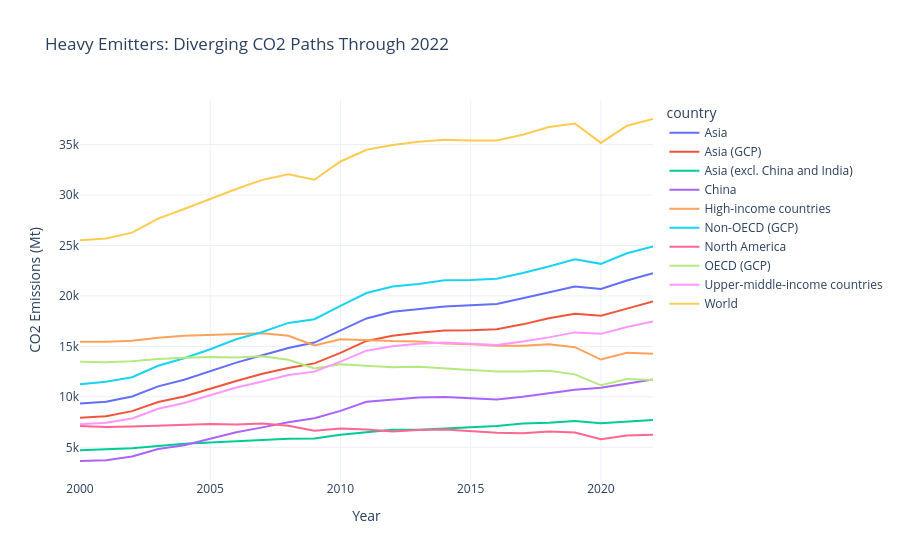

Notebook source saved alongside this figure:
### Markdown cell above
### Chart 1. Heavy Emitters Follow Different Decarbonization Regimes
Observed pattern: The largest emitters separate into countries with early flattening and countries that remain structurally carbon-intensive.
WHY: Divergence reflects policy timing (carbon pricing, coal phase-down, efficiency rules), power-sector fuel mix, and industrial composition.
IMPLICATION: SDG 13 outcomes depend disproportionately on whether a small group of high-volume emitters commits to structural transition rather than incremental efficiency only.

### Code cell
top10_emitters = latest_df.nlargest(10, 'co2')['country'].tolist()
line1 = df[df['country'].isin(top10_emitters)]

fig = px.line(
    line1,
    x='year', y='co2', color='country',
    title=f'Heavy Emitters: Diverging CO2 Paths Through {latest_year}',
    labels={'co2': 'CO2 Emissions (Mt)', 'year': 'Year'}
)
fig.update_layout(template='plotly_white', height=560)
fig.show()

### Figure 1 — Plotly figure (JSON) as saved in the notebook; plotly's stock layout.template omitted (floating-point values rounded to 4 significant figures)
{"data": [{"hovertemplate": "country=Asia<br>Year=%{x}<br>CO2 Emissions (Mt)=%{y}<extra></extra>", "legendgroup": "Asia", "line": {"color": "#636efa", "dash": "solid"}, "marker": {"symbol": "circle"}, "mode": "lines", "name": "Asia", "orientation": "v", "showlegend": true, "type": "scatter", "x": [2000, 2001, 2002, 2003, 2004, 2005, 2006, 2007, 2008, 2009, 2010, 2011, 2012, 2013, 2014, 2015, 2016, 2017, 2018, 2019, 2020, 2021, 2022], "xaxis": "x", "y": [9331.0, 9518.0, 10030.0, 11040.0, 11690.0, 12550.0, 13390.0, 14120.0, 14840.0, 15380.0, 16540.0, 17770.0, 18440.0, 18690.0, 18960.0, 19070.0, 19200.0, 19780.0, 20370.0, 20930.0, 20690.0, 21520.0, 22240.0], "yaxis": "y"}, {"hovertemplate": "country=Asia (GCP)<br>Year=%{x}<br>CO2 Emissions (Mt)=%{y}<extra></extra>", "legendgroup": "Asia (GCP)", "line": {"color": "#EF553B", "dash": "solid"}, "marker": {"symbol": "circle"}, "mode": "lines", "name": "Asia (GCP)", "orientation": "v", "showlegend": true, "type": "scatter", "x": [2000, 2001, 2002, 2003, 2004, 2005, 2006, 2007, 2008, 2009, 2010, 2011, 2012, 2013, 2014, 2015, 2016, 2017, 2018, 2019, 2020, 2021, 2022], "xaxis": "x", "y": [7927.0, 8079.0, 8584.0, 9492.0, 10040.0, 10830.0, 11560.0, 12280.0, 12860.0, 13320.0, 14360.0, 15540.0, 16060.0, 16350.0, 16580.0, 16610.0, 16690.0, 17180.0, 17780.0, 18220.0, 18050.0, 18740.0, 19460.0], "yaxis": "y"}, {"hovertemplate": "country=Asia (excl. China and India)<br>Year=%{x}<br>CO2 Emissions (Mt)=%{y}<extra></extra>", "legendgroup": "Asia (excl. China and India)", "line": {"color": "#00cc96", "dash": "solid"}, "marker": {"symbol": "circle"}, "mode": "lines", "name": "Asia (excl. China and India)", "orientation": "v", "showlegend": true, "type": "scatter", "x": [2000, 2001, 2002, 2003, 2004, 2005, 2006, 2007, 2008, 2009, 2010, 2011, 2012, 2013, 2014, 2015, 2016, 2017, 2018, 2019, 2020, 2021, 2022], "xaxis": "x", "y": [4700.0, 4793.0, 4903.0, 5133.0, 5343.0, 5470.0, 5611.0, 5750.0, 5860.0, 5883.0, 6248.0, 6483.0, 6744.0, 6748.0, 6837.0, 6981.0, 7102.0, 7350.0, 7424.0, 7602.0, 7373.0, 7560.0, 7695.0], "yaxis": "y"}, {"hovertemplate": "country=China<br>Year=%{x}<br>CO2 Emissions (Mt)=%{y}<extra></extra>", "legendgroup": "China", "line": {"color": "#ab63fa", "dash": "solid"}, "marker": {"symbol": "circle"}, "mode": "lines", "name": "China", "orientation": "v", "showlegend": true, "type": "scatter", "x": [2000, 2001, 2002, 2003, 2004, 2005, 2006, 2007, 2008, 2009, 2010, 2011, 2012, 2013, 2014, 2015, 2016, 2017, 2018, 2019, 2020, 2021, 2022], "xaxis": "x", "y": [3644.0, 3724.0, 4098.0, 4835.0, 5211.0, 5882.0, 6486.0, 6975.0, 7492.0, 7881.0, 8610.0, 9520.0, 9767.0, 9942.0, 9976.0, 9858.0, 9748.0, 10000.0, 10350.0, 10710.0, 10900.0, 11280.0, 11710.0], "yaxis": "y"}, {"hovertemplate": "country=High-income countries<br>Year=%{x}<br>CO2 Emissions (Mt)=%{y}<extra></extra>", "legendgroup": "High-income countries", "line": {"color": "#FFA15A", "dash": "solid"}, "marker": {"symbol": "circle"}, "mode": "lines", "name": "High-income countries", "orientation": "v", "showlegend": true, "type": "scatter", "x": [2000, 2001, 2002, 2003, 2004, 2005, 2006, 2007, 2008, 2009, 2010, 2011, 2012, 2013, 2014, 2015, 2016, 2017, 2018, 2019, 2020, 2021, 2022], "xaxis": "x", "y": [15460.0, 15470.0, 15560.0, 15850.0, 16050.0, 16130.0, 16190.0, 16310.0, 16050.0, 15090.0, 15710.0, 15610.0, 15520.0, 15490.0, 15290.0, 15220.0, 15070.0, 15070.0, 15200.0, 14920.0, 13690.0, 14370.0, 14270.0], "yaxis": "y"}, {"hovertemplate": "country=Non-OECD (GCP)<br>Year=%{x}<br>CO2 Emissions (Mt)=%{y}<extra></extra>", "legendgroup": "Non-OECD (GCP)", "line": {"color": "#19d3f3", "dash": "solid"}, "marker": {"symbol": "circle"}, "mode": "lines", "name": "Non-OECD (GCP)", "orientation": "v", "showlegend": true, "type": "scatter", "x": [2000, 2001, 2002, 2003, 2004, 2005, 2006, 2007, 2008, 2009, 2010, 2011, 2012, 2013, 2014, 2015, 2016, 2017, 2018, 2019, 2020, 2021, 2022], "xaxis": "x", "y": [11240.0, 11490.0, 11950.0, 13080.0, 13820.0, 14720.0, 15710.0, 16430.0, 17330.0, 17700.0, 19020.0, 20290.0, 20930.0, 21180.0, 21550.0, 21580.0, 21700.0, 22270.0, 22920.0, 23620.0, 23180.0, 24230.0, 24900.0], "yaxis": "y"}, {"hovertemplate": "country=North America<br>Year=%{x}<br>CO2 Emissions (Mt)=%{y}<extra></extra>", "legendgroup": "North America", "line": {"color": "#FF6692", "dash": "solid"}, "marker": {"symbol": "circle"}, "mode": "lines", "name": "North America", "orientation": "v", "showlegend": true, "type": "scatter", "x": [2000, 2001, 2002, 2003, 2004, 2005, 2006, 2007, 2008, 2009, 2010, 2011, 2012, 2013, 2014, 2015, 2016, 2017, 2018, 2019, 2020, 2021, 2022], "xaxis": "x", "y": [7112.0, 7005.0, 7062.0, 7171.0, 7270.0, 7313.0, 7249.0, 7353.0, 7133.0, 6653.0, 6852.0, 6757.0, 6566.0, 6709.0, 6755.0, 6593.0, 6454.0, 6397.0, 6576.0, 6463.0, 5798.0, 6177.0, 6236.0], "yaxis": "y"}, {"hovertemplate": "country=OECD (GCP)<br>Year=%{x}<br>CO2 Emissions (Mt)=%{y}<extra></extra>", "legendgroup": "OECD (GCP)", "line": {"color": "#B6E880", "dash": "solid"}, "marker": {"symbol": "circle"}, "mode": "lines", "name": "OECD (GCP)", "orientation": "v", "showlegend": true, "type": "scatter", "x": [2000, 2001, 2002, 2003, 2004, 2005, 2006, 2007, 2008, 2009, 2010, 2011, 2012, 2013, 2014, 2015, 2016, 2017, 2018, 2019, 2020, 2021, 2022], "xaxis": "x", "y": [13490.0, 13420.0, 13520.0, 13750.0, 13880.0, 13940.0, 13890.0, 14020.0, 13670.0, 12800.0, 13230.0, 13090.0, 12930.0, 12990.0, 12800.0, 12670.0, 12520.0, 12500.0, 12580.0, 12230.0, 11140.0, 11760.0, 11660.0], "yaxis": "y"}, {"hovertemplate": "country=Upper-middle-income countries<br>Year=%{x}<br>CO2 Emissions (Mt)=%{y}<extra></extra>", "legendgroup": "Upper-middle-income countries", "line": {"color": "#FF97FF", "dash": "solid"}, "marker": {"symbol": "circle"}, "mode": "lines", "name": "Upper-middle-income countries", "orientation": "v", "showlegend": true, "type": "scatter", "x": [2000, 2001, 2002, 2003, 2004, 2005, 2006, 2007, 2008, 2009, 2010, 2011, 2012, 2013, 2014, 2015, 2016, 2017, 2018, 2019, 2020, 2021, 2022], "xaxis": "x", "y": [7275.0, 7431.0, 7854.0, 8816.0, 9388.0, 10170.0, 10920.0, 11510.0, 12160.0, 12500.0, 13480.0, 14570.0, 15000.0, 15250.0, 15390.0, 15250.0, 15140.0, 15490.0, 15890.0, 16390.0, 16240.0, 16920.0, 17460.0], "yaxis": "y"}, {"hovertemplate": "country=World<br>Year=%{x}<br>CO2 Emissions (Mt)=%{y}<extra></extra>", "legendgroup": "World", "line": {"color": "#FECB52", "dash": "solid"}, "marker": {"symbol": "circle"}, "mode": "lines", "name": "World", "orientation": "v", "showlegend": true, "type": "scatter", "x": [2000, 2001, 2002, 2003, 2004, 2005, 2006, 2007, 2008, 2009, 2010, 2011, 2012, 2013, 2014, 2015, 2016, 2017, 2018, 2019, 2020, 2021, 2022], "xaxis": "x", "y": [25510.0, 25690.0, 26270.0, 27650.0, 28610.0, 29600.0, 30590.0, 31500.0, 32050.0, 31510.0, 33320.0, 34480.0, 34950.0, 35280.0, 35470.0, 35400.0, 35390.0, 35970.0, 36730.0, 37090.0, 35160.0, 36870.0, 37530.0], "yaxis": "y"}], "layout": {"height": 560, "legend": {"title": {"text": "country"}, "tracegroupgap": 0}, "title": {"text": "Heavy Emitters: Diverging CO2 Paths Through 2022"}, "xaxis": {"anchor": "y", "domain": [0, 1], "title": {"text": "Year"}}, "yaxis": {"anchor": "x", "domain": [0, 1], "title": {"text": "CO2 Emissions (Mt)"}}}}
